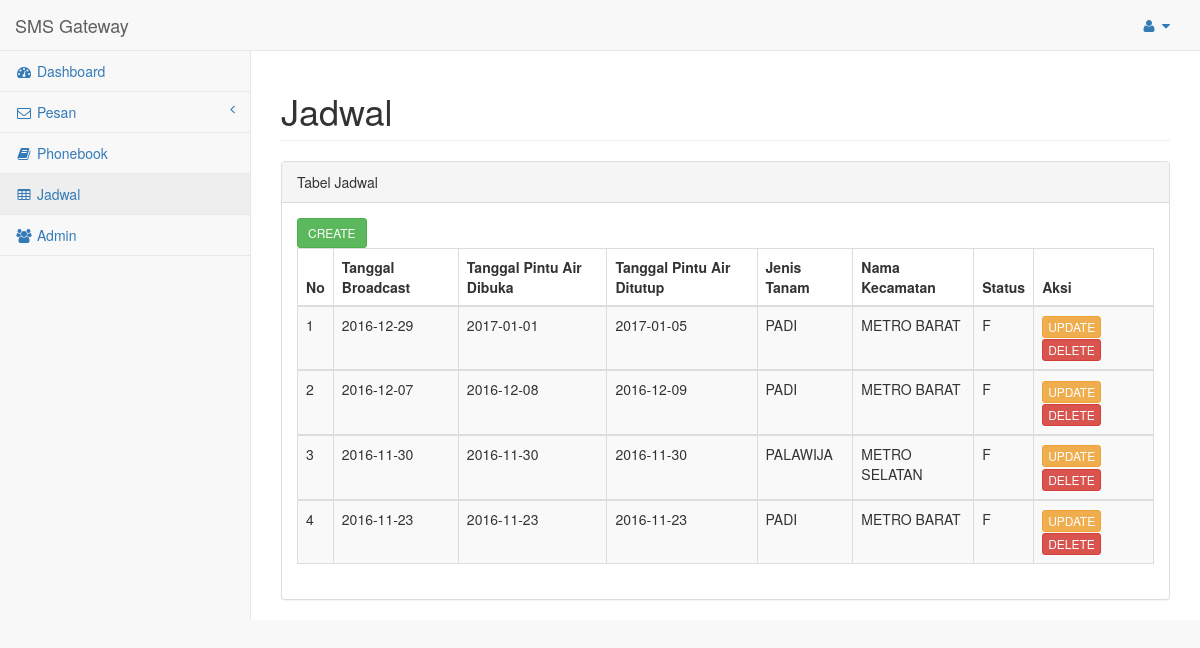
Screenshot of /WEB/smsgateway/pages/transaksi.php (signed in) with the database file from the repository.
### tables this page shows
CREATE TABLE IF NOT EXISTS `t_transaksi` (
  `id_transaksi` int(11) NOT NULL,
  `tgl_broadcast` date NOT NULL,
  `tgl_buka` date NOT NULL,
  `tgl_tutup` date NOT NULL,
  `id_tanaman` int(11) NOT NULL,
  `id_kec` int(11) NOT NULL,
  `status` enum('T','F') NOT NULL
);

CREATE TABLE IF NOT EXISTS `t_tanaman` (
  `id_tanaman` int(11) NOT NULL,
  `tanaman` varchar(32) NOT NULL
);

CREATE TABLE IF NOT EXISTS `t_kecamatan` (
  `id_kec` int(11) NOT NULL,
  `nama_kec` varchar(32) NOT NULL,
  `kode_kec` varchar(3) NOT NULL
);

### WEB/smsgateway/pages/transaksi.php (the view, shortened to what this page needs)
<!DOCTYPE html>
<html lang="en">
<head>
    <link href="../vendor/bootstrap/css/bootstrap.min.css" rel="stylesheet">
    <link href="../vendor/metisMenu/metisMenu.min.css" rel="stylesheet">
    <link href="../vendor/datatables-plugins/dataTables.bootstrap.css" rel="stylesheet">
    <link href="../vendor/datatables-responsive/dataTables.responsive.css" rel="stylesheet">
    <link href="../dist/css/sb-admin-2.css" rel="stylesheet">
    <link href="../vendor/font-awesome/css/font-awesome.min.css" rel="stylesheet" type="text/css">
<?php
$kdb = koneksidatabase();
$a = @$_GET["a"];
?>
</head>
<body>
    <div id="wrapper">
        <nav class="navbar navbar-default navbar-static-top" role="navigation" style="margin-bottom: 0">
            <?php
			include 'includes/navigasi.php';
			?>
        </nav>
        <div id="page-wrapper">
            <div class="row">
                <div class="col-lg-12">
                    <h1 class="page-header">Jadwal</h1>
                </div>
            </div>
            <div class="row">
                <div class="col-lg-12">
                    <div class="panel panel-default">
						<?php
						switch ($a) {
							default : curd_read(); break;
						}
							function curd_read()
							{
								$hasil = sql_select();
								$i=1;
						?>
                        <div class="panel-heading">
                            Tabel Jadwal
                        </div>
                        <div class="panel-body">
                            <div class="table-responsive">
                                <table class="table table-striped table-bordered table-hover">
                                    <thead>
                                        <tr>
											<th>No</th>
											<th>Tanggal Broadcast </th>
											<th>Tanggal Pintu Air Dibuka</th>
											<th>Tanggal Pintu Air Ditutup</th>
											<th>Jenis Tanam</th>
											<th>Nama Kecamatan</th>
											<th>Status</th>
											<th>Aksi</th>
										</tr>
                                    </thead>
									<?php
										while ($row = mysqli_fetch_array($hasil))
										{
											$id_keca = $row['id_kec'];
											$id_tana = $row['id_tanaman'];
											global $kdb;
											$qry=" select nama_kec from t_kecamatan where id_kec='$id_keca' ";
											$slctpost = mysqli_query($kdb,$qry);
											$rwpst = mysqli_fetch_array($slctpost);
											$nama_kec = $rwpst['nama_kec'];
											$qury="select tanaman from t_tanaman where id_tanaman='$id_tana'";
											$selctpost=mysqli_query($kdb,$qury);
											$rowpst=mysqli_fetch_array($selctpost);
											$tanaman = $rowpst['tanaman'];
									?>
                                    <tbody>
										<tr>
											<td><?php echo $i; ?></td>
											<td><?php echo $row['tgl_broadcast']; ?></td>
											<td><?php echo $row['tgl_buka']; ?></td>
											<td><?php echo $row['tgl_tutup']; ?></td>
											<td><?php echo $tanaman; ?></td>
											<td><?php echo $nama_kec; ?></td>
											<td><?php echo $row['status']; ?></td>
											<td>
												<a href="transaksi.php?a=edit&id=<?php echo $row['id_transaksi'] ?>"class="btn btn-warning btn-xs" >UPDATE</a>
												<a href="transaksi.php?a=hapus&id=<?php echo $row['id_transaksi'] ?>" class="btn btn-danger btn-xs">DELETE</a>
											</td>
										</tr>
									</tbody>
									<?php
									$i++;
									}
									?>
									<a href="transaksi.php?a=tambah" class="btn btn-success btn-sm">CREATE</a>
                                </table>
								<?php
							}
							?>
                            </div>
                        </div>
                    </div>
                </div>
            </div>
        </div>
    </div>
<?php
		function koneksidatabase()
			{
			include('./includes/koneksi.php');
			return $kdb;
			}
		function sql_select()
			{
			global $kdb;
			$sql = " select * from t_transaksi order by tgl_broadcast desc;";
			$hasil = mysqli_query($kdb, $sql)or die(mysql_error());
			return $hasil;
			}
?>
</body>
</html>

### rows the page displays
t_transaksi: tgl_broadcast "2016-12-29", tgl_buka "2017-01-01", tgl_tutup "2017-01-05", id_tanaman.tanaman "PADI", id_kec.nama_kec "METRO BARAT", status "F"
t_transaksi: tgl_broadcast "2016-12-07", tgl_buka "2016-12-08", tgl_tutup "2016-12-09", id_tanaman.tanaman "PADI", id_kec.nama_kec "METRO BARAT", status "F"
t_transaksi: tgl_broadcast "2016-11-30", tgl_buka "2016-11-30", tgl_tutup "2016-11-30", id_tanaman.tanaman "PALAWIJA", id_kec.nama_kec "METRO SELATAN", status "F"
t_transaksi: tgl_broadcast "2016-11-23", tgl_buka "2016-11-23", tgl_tutup "2016-11-23", id_tanaman.tanaman "PADI", id_kec.nama_kec "METRO BARAT", status "F"
